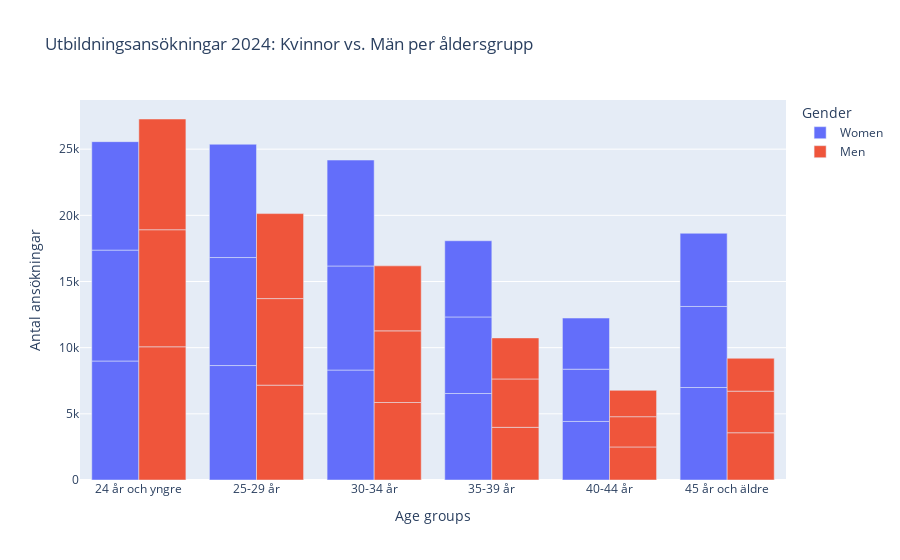

Source (notebook cell):
### Markdown cell above
# Age ranges

### Code cell
import pandas as pd
import plotly.express as px

# Read the data
df = pd.read_excel("data/Utbildningsansökning_age.xlsx", sheet_name="Age")
df.columns = df.columns.str.strip()

# Reshape data for grouped bar chart
df_melted = df.melt(id_vars=["Age groups"], value_vars=["Women", "Men"],
                    var_name="Gender", value_name="Applications")

# Create grouped bar chart
fig = px.bar(
    df_melted,
    x="Age groups",
    y="Applications",
    color="Gender",
    barmode="group",
    title="Utbildningsansökningar 2024: Kvinnor vs. Män per åldersgrupp",
    labels={"Applications": "Antal ansökningar"}
)

fig.show()

### Figure 1 — Plotly figure (JSON) as saved in the notebook; plotly's stock layout.template omitted (floating-point values rounded to 4 significant figures)
{"data": [{"alignmentgroup": "True", "hovertemplate": "Gender=Women<br>Age groups=%{x}<br>Antal ansökningar=%{y}<extra></extra>", "legendgroup": "Women", "marker": {"color": "#636efa", "pattern": {"shape": ""}}, "name": "Women", "offsetgroup": "Women", "orientation": "v", "showlegend": true, "textposition": "auto", "type": "bar", "x": ["24 år och yngre", "25-29 år", "30-34 år", "35-39 år", "40-44 år", "45 år och äldre", "24 år och yngre", "25-29 år", "30-34 år", "35-39 år", "40-44 år", "45 år och äldre", "24 år och yngre", "25-29 år", "30-34 år", "35-39 år", "40-44 år", "45 år och äldre"], "xaxis": "x", "y": [8992, 8649, 8308, 6536, 4424, 6990, 8380, 8162, 7864, 5785, 3950, 6123, 8195, 8559, 8006, 5758, 3863, 5531], "yaxis": "y"}, {"alignmentgroup": "True", "hovertemplate": "Gender=Men<br>Age groups=%{x}<br>Antal ansökningar=%{y}<extra></extra>", "legendgroup": "Men", "marker": {"color": "#EF553B", "pattern": {"shape": ""}}, "name": "Men", "offsetgroup": "Men", "orientation": "v", "showlegend": true, "textposition": "auto", "type": "bar", "x": ["24 år och yngre", "25-29 år", "30-34 år", "35-39 år", "40-44 år", "45 år och äldre", "24 år och yngre", "25-29 år", "30-34 år", "35-39 år", "40-44 år", "45 år och äldre", "24 år och yngre", "25-29 år", "30-34 år", "35-39 år", "40-44 år", "45 år och äldre"], "xaxis": "x", "y": [10066, 7167, 5856, 3979, 2498, 3571, 8846, 6542, 5414, 3656, 2285, 3143, 8367, 6422, 4911, 3102, 1993, 2484], "yaxis": "y"}], "layout": {"barmode": "group", "legend": {"title": {"text": "Gender"}, "tracegroupgap": 0}, "title": {"text": "Utbildningsansökningar 2024: Kvinnor vs. Män per åldersgrupp"}, "xaxis": {"anchor": "y", "domain": [0, 1], "title": {"text": "Age groups"}}, "yaxis": {"anchor": "x", "domain": [0, 1], "title": {"text": "Antal ansökningar"}}}}
